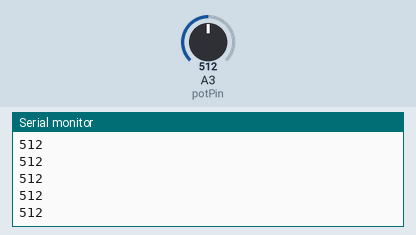
A sketch run on a simulated Arduino Uno, built with avr-gcc and run on an emulated ATmega328P. Parts: the last lines printed to the serial monitor. Inputs (shaded band) come from the test bench; at power-on: A3 (potPin) = 512.

Above: at 1.2 s.
1.3 s: A3 (potPin) set to 716
At 1.38 s:
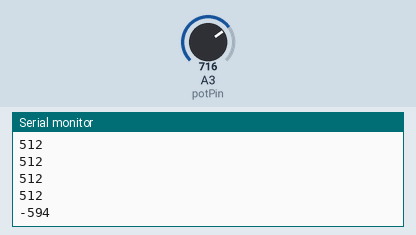
2.8 s: A3 (potPin) set to 900
At 2.86 s:
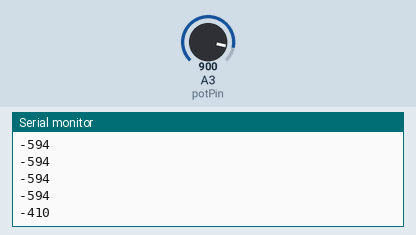
Timing chart, 0 to 5.8 s (numbered marks = the images above; inputs shaded):
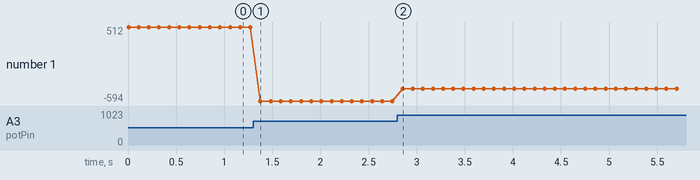

Measured:
- after the input at 1.3 s, the serial monitor: prints a new line after 0.08 s (image 1)
- after the input at 2.8 s, the serial monitor: prints a new line after 0.05 s (image 2)
- plotted number 1: 512 → -594 after the input at 1.3 s, -594 → -410 after the input at 2.8 s

The sketch:

PotentiometerReadConsoleWrite.ino
```cpp
int potPin = A3; // Potentiometer output connected to analog pin 0
void setup() {
  Serial.begin(9600); // port to print to the serial monitor
}

void loop()
{
  int avgPotVal = 0;

  for(int i; i < 50; i++)
  {
    int potVal = analogRead(potPin);
    avgPotVal = avgPotVal + potVal;

  }
  avgPotVal = avgPotVal/50;
  Serial.println(String(avgPotVal)); // printing the potValue to the serial monitor

  delay(100);
}
```
